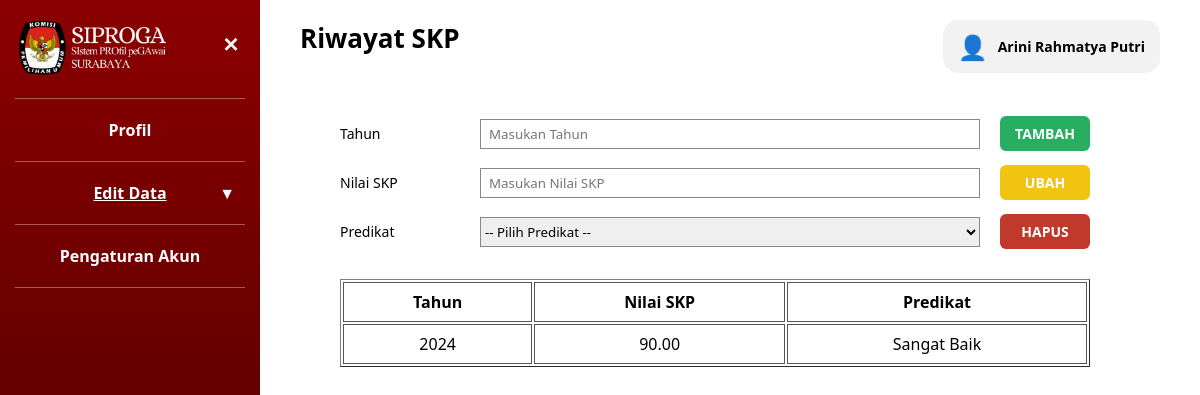
Screenshot of /pegawai/Edit_Riwayat_SKP_User.php (signed in) with the database file from the repository.
### tables this page shows
CREATE TABLE `pegawai` (
  `nip` char(18) NOT NULL,
  `nama_pegawai` varchar(250) NOT NULL,
  `tempat_lahir` varchar(100) NOT NULL,
  `tanggal_lahir` date NOT NULL,
  `alamat` varchar(100) NOT NULL,
  `tmt_cpns` date DEFAULT NULL,
  `tmt_pns` date DEFAULT NULL,
  `no_telp` varchar(15) NOT NULL,
  `created_at` timestamp NOT NULL DEFAULT CURRENT_TIMESTAMP,
  `updated_at` timestamp NOT NULL DEFAULT CURRENT_TIMESTAMP ON UPDATE CURRENT_TIMESTAMP,
  `id_jenis_kelamin` int UNSIGNED NOT NULL,
  `id_agama` int UNSIGNED NOT NULL,
  `id_status_perkawinan` int UNSIGNED NOT NULL,
  `id_gol` int UNSIGNED NOT NULL,
  `id_unit_kerja` int UNSIGNED NOT NULL,
  `foto` varchar(50) NOT NULL,
  `tipe_karyawan` varchar(10) NOT NULL,
  `instansi` varchar(50) NOT NULL
);

CREATE TABLE `riwayat_skp` (
  `id_riwayat_skp` int UNSIGNED NOT NULL,
  `nip` char(18) NOT NULL,
  `id_predikat_skp` int UNSIGNED NOT NULL,
  `rerata_nilai` decimal(5,2) DEFAULT NULL,
  `tahun` year NOT NULL
);

CREATE TABLE `master_predikat_skp` (
  `id_predikat_skp` int UNSIGNED NOT NULL,
  `predikat_skp` varchar(100) NOT NULL,
  `keterangan` varchar(100) DEFAULT NULL
);

### pegawai/Edit_Riwayat_SKP_User.php (the view, shortened to what this page needs)
<?php
include '../config/koneksi.php';
$nip = $_SESSION['nip'];
$query = mysqli_query($conn,"SELECT * FROM pegawai WHERE nip='$nip'");
$data = mysqli_fetch_assoc($query);
?>
<!DOCTYPE html>
<html lang="id">
<head>
    <link rel="stylesheet" href="../assets/style_edit.css">
    <link rel="stylesheet" href="../assets/style_tab.css">
</head>
<body class="role-user">
<aside class="sidebar-edit">
    <div class="logo_siproga">
      <img src="../auth/Logo_Siproga.png">
      <button class="tombol-menu" id="tombolMenu">✕</button>
    </div>
      <hr class="garis-menu" />
      <a href="Identitas_User.php" class="item-menu">Profil</a>
      <hr class="garis-menu" />
      <div class="item-menu aktif" id="menuEditData">
        Edit Data
        <span class="panah-menu" id="panahEditData">▼</span>
    </div>
    <hr class="garis-menu" />
    <a href="Pengaturan_Akun_User.php" class="item-menu">Pengaturan Akun</a>
      <hr class="garis-menu" />
    </aside>
<main class="konten">
    <h2>Riwayat SKP</h2>
     <div class="user-profile" id="userProfile">
        <div class="user-info">
            <div class="user-icon">👤</div>
            <div class="user-text">
            <div class="user-name">
            <?= $data['nama_pegawai'] ?>
            </div>
            </div>
        </div>
    </div>
      <div class="bagian-identitas">
        <form method="POST" id="formUpload">
        <div class="baris-form" style="grid-template-columns:120px 500px 120px;">
        <label>Tahun</label>
        <input type="number" name="tahun"  placeholder="Masukan Tahun">
        <button type="button" onclick="klikTambah()" class="tombol-tambah btn-kecil">
        TAMBAH
        </button>
        </div>
        <div class="baris-form" style="grid-template-columns:120px 500px 120px;">
        <label>Nilai SKP</label>
        <input type="number" name="rerata_nilai" step="0.01"  placeholder="Masukan Nilai SKP" data-optional>
        <button type="button" onclick="klikUbahBeda('id_riwayat_skp')"  class="tombol-ubah btn-kecil">
        UBAH
        </button>
        </div>
        <div class="baris-form" style="grid-template-columns:120px 500px 120px;">
        <label>Predikat</label>
        <select name="id_predikat_skp" style="height:30px; border:1px solid #888;">
        <option value="">-- Pilih Predikat --</option>
        </select>
        <div class="aksi-vertikal">
        <button type="button" onclick="klikHapus('id_riwayat_skp')" class="tombol-hapus btn-kecil">
        HAPUS
        </button>
        </div>
        </div>
        <table class="tabel-riwayat" border="1" cellpadding="5">
        <thead>
        <tr>
        <th>Tahun</th>
        <th>Nilai SKP</th>
        <th>Predikat</th>
        </tr>
        </thead>
        <tbody>
        <?php
        $data = mysqli_query($conn,"
        SELECT rs.*, mp.predikat_skp
        FROM riwayat_skp rs
        JOIN master_predikat_skp mp
        ON rs.id_predikat_skp = mp.id_predikat_skp
        WHERE rs.nip='$nip'
        ORDER BY rs.tahun DESC
        ");
        while($row = mysqli_fetch_assoc($data)){
            echo "<tr onclick=\"pilihData('".$row['id_riwayat_skp']."','".$row['tahun']."','".$row['rerata_nilai']."','".$row['id_predikat_skp']."')\">
            <td>".$row['tahun']."</td>
            <td>".($row['rerata_nilai'] !== null ? number_format($row['rerata_nilai'], 2) : '-')."</td>
            <td>".$row['predikat_skp']."</td>
            </tr>";
        }
        ?>
        </tbody>
        </table>
        </form>
        </div>
</main>
</body>
</html>

### assets/style_edit.css (style rules this page uses)
.sidebar-edit { width: 260px; background: linear-gradient(to bottom, #8b0000, #3b0000); color: #fff; padding: 20px 15px; min-height: 100vh; }
.sidebar-edit .item-menu { display: block; padding: 8px 5px; font-weight: bold; text-align: center; cursor: pointer; color: #fff !important; text-decoration: none; }
.bagian-identitas { display: flex; align-items: flex-start; justify-content:center; gap: 60px; margin-top: 20px; }
.sidebar-edit .item-menu.aktif { text-decoration: underline; }
.tabel-riwayat tr { cursor:pointer; }
.tabel-riwayat { width:800px; margin-top:30px; }

### assets/style_tab.css (style rules this page uses)
* { box-sizing: border-box; font-family: "Segoe UI", Tahoma, sans-serif; }
body { margin: 0; min-height: 100vh; display: flex; background: #ffffff; }
.tombol-menu { background: none; border: none; color: #fff; font-size: 22px; cursor: pointer; font-weight: bold;font-weight: bold; }
.garis-menu { border: none; border-top: 1px solid rgba(255,255,255,0.35); margin: 12px 0; }
.item-menu { display: block; padding: 8px 5px; cursor: pointer; font-weight: bold; text-align: center; position: relative; }
.item-menu.aktif { text-decoration: underline; }
.panah-menu { position: absolute; right: 10px; top: 50%; transform: translateY(-50%); }
.konten { flex: 1; padding: 20px 40px 30px; position: relative; }
.konten h2 { margin: 0 0 25px; font-size: 26px; }
.baris-form { display: grid; grid-template-columns: 240px 1fr; align-items: center; margin-bottom: 14px; column-gap: 20px; }
.baris-form label { font-size: 14px; }
.baris-form input, .baris-form textarea { height: 30px; border: 1px solid #888; padding: 4px 8px; width: 100%; box-sizing: border-box; font-family: inherit; }
.tombol-ubah { background: #f1c40f; color: #fff; border: none; padding: 8px 22px; border-radius: 5px; font-weight: bold; cursor: pointer; }
.tombol-hapus { background: #c0392b; color: #fff; border: none; padding: 8px 22px; border-radius: 5px; font-weight: bold; cursor: pointer; text-decoration: none; }
.tombol-tambah { background: #27ae60; color: #fff; border: none; padding: 8px 22px; border-radius: 5px; font-weight: bold; cursor: pointer; }
.aksi-vertikal { display: flex; flex-direction: column; gap: 10px; }
.tabel-riwayat { width: 750px; max-width: 100%; margin-top: 30px; }
.tabel-riwayat th, .tabel-riwayat td { border: 0.8px solid #555; padding: 8px; text-align: center; }
.btn-kecil { width: 90px; padding: 8px 0; font-size: 14px; border-radius: 6px; }
.user-profile { position: absolute; top: 20px; right: 40px; cursor: pointer; z-index: 9999; }
.user-info { display: flex; align-items: center; gap: 10px; background: #f2f2f2; padding: 10px 15px; border-radius: 15px; }
.user-icon { font-size: 24px; }
.user-name { font-weight: bold; font-size: 14px; }
.logo_siproga { display: flex; align-items: flex-start; position: relative; }
.logo_siproga img { width: 170px; height: auto; padding-right: 12px; display: block; margin-bottom: 10px; }
.tombol-menu { font-size: 20px; background: none; border: none; color: white; cursor: pointer; position: absolute; right: 0px; top: 10px; }

### pegawai/Edit_Riwayat_SKP_User.php (style rules this page uses)
.tabel-riwayat { width:750px; margin-top:30px; }
.bagian-identitas { display:flex; justify-content:center; margin-top: 60px; }

### pegawai/Notifikasi_Logout.php (style rules this page uses)
.user-profile { position: absolute; top: 20px; right: 40px; cursor: pointer; z-index: 9999; }
.user-info { display: flex; align-items: center; gap: 10px; background: #f2f2f2; padding: 10px 15px; border-radius: 15px; }
.user-icon { font-size: 24px; }
.user-name { font-weight: bold; font-size: 14px; }

### rows the page displays
pegawai: nama_pegawai "Arini Rahmatya Putri"
riwayat_skp: tahun "2024", rerata_nilai "90.00", id_predikat_skp.predikat_skp "Sangat Baik"
